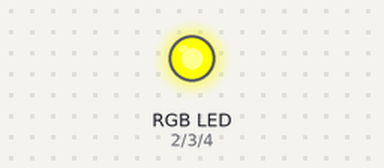
This sketch was run on a simulated Arduino Uno, built with avr-gcc and run on an emulated ATmega328P. On the bench: an RGB LED mixed from three pins (HIGH = lit).

Above: at 0.4 s.
At 0.7 s:
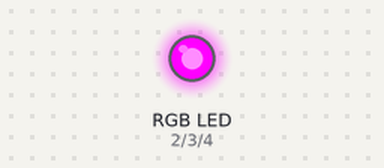
At 1.3 s:
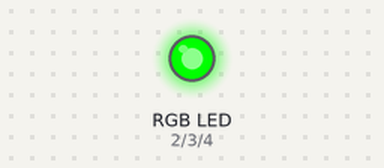
At 2.2 s:
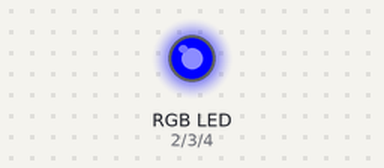
Timing chart, 0 to 3.0 s (numbered marks = the images above):
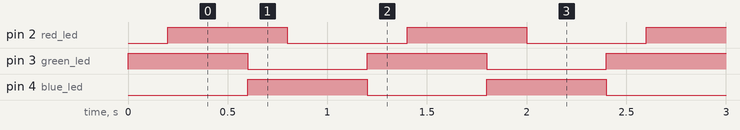

The sketch:

rgb_leds.ino
```cpp
/* Date
 * Name : Bob
 * Program to blink 3 leds ; r g b at different intervals
 */
int red_led = 2;   //200
int green_led = 3; // 500
int blue_led = 4;  //1000

void setup() {
  pinMode(red_led,OUTPUT);  // init the leds as output
  pinMode(green_led,OUTPUT);
  pinMode(blue_led,OUTPUT);
}

void loop() {
   digitalWrite(green_led,HIGH);
   delay(200);
   digitalWrite(red_led,HIGH);
   delay(400);
   digitalWrite(blue_led,HIGH);

   digitalWrite(green_led,LOW);
   delay(200);
   digitalWrite(red_led,LOW);
   delay(400);
   digitalWrite(blue_led,LOW);
}
```

Measured:
- by itself, pin 2 (red_led), pin 3 (green_led), pin 4 (blue_led): alternates HIGH for 0.60 s and LOW for 0.60 s
- by itself, everything shown: repeats every 1.2 s, in 5 steps
